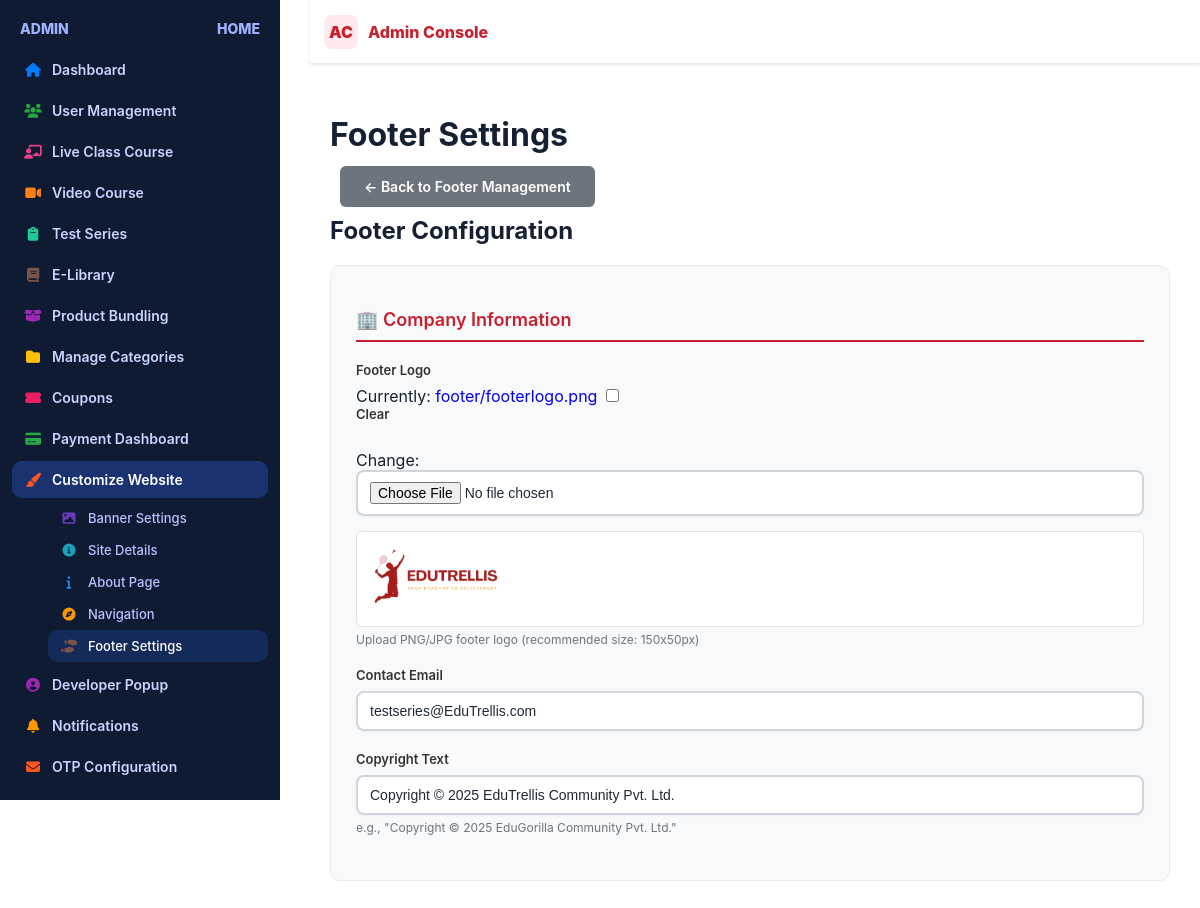
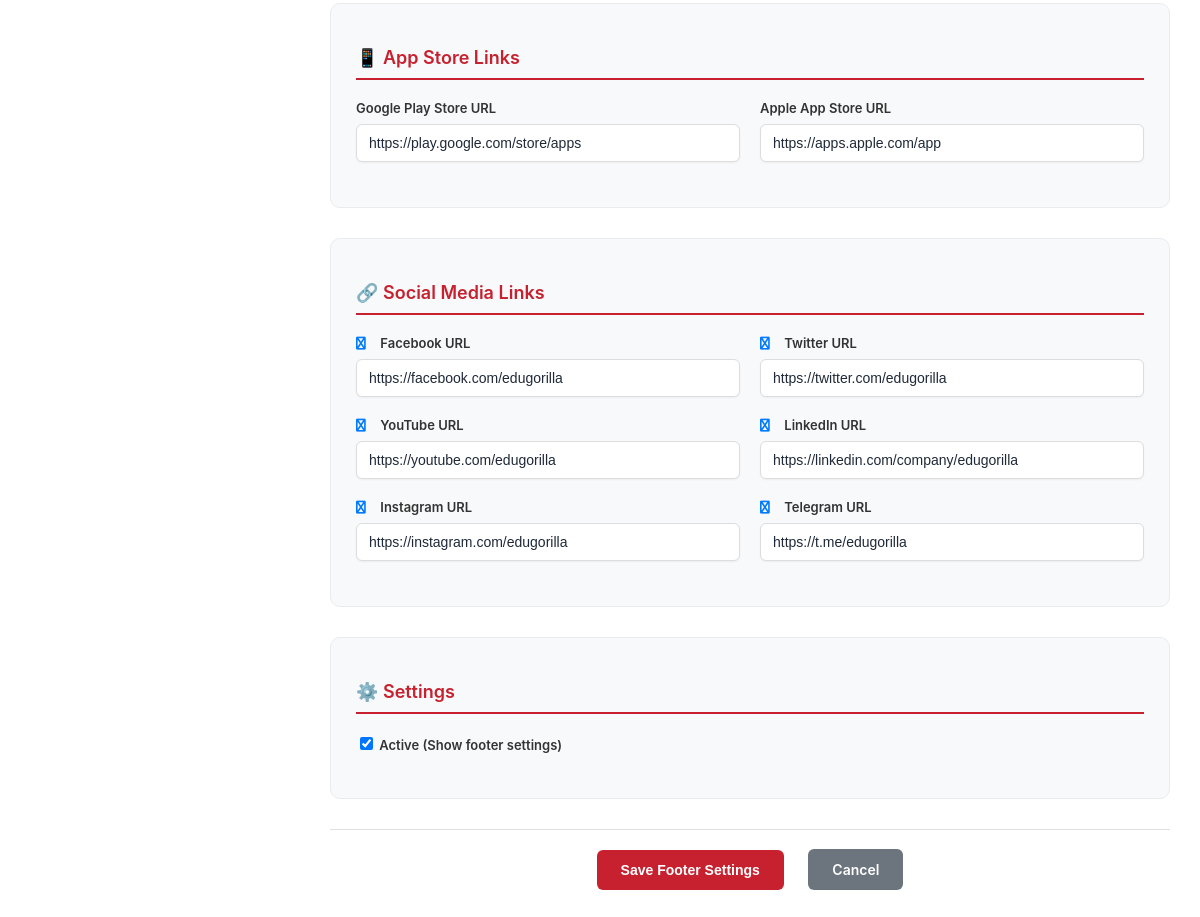
The app's page /footer-settings/edit/ (signed in) with its own data (2 pictures, top to bottom).
### adminpanel/models.py (models this page shows, shortened)
class FooterSettings(models.Model):
    logo = models.ImageField(upload_to='footer/', blank=True, null=True, help_text="Footer logo image")
    email = models.EmailField(default="testseries@edugorilla.com", help_text="Contact email")
    copyright_text = models.CharField(max_length=200, default="Copyright © 2025 EduGorilla Community Pvt. Ltd.")
    google_play_url = models.URLField(blank=True, default="https://play.google.com/store/apps", help_text="Google Play Store URL")
    app_store_url = models.URLField(blank=True, default="https://apps.apple.com/app", help_text="Apple App Store URL")
    facebook_url = models.URLField(blank=True, default="https://facebook.com/edugorilla")
    twitter_url = models.URLField(blank=True, default="https://twitter.com/edugorilla")
    youtube_url = models.URLField(blank=True, default="https://youtube.com/edugorilla")
    linkedin_url = models.URLField(blank=True, default="https://linkedin.com/company/edugorilla")
    instagram_url = models.URLField(blank=True, default="https://instagram.com/edugorilla")
    telegram_url = models.URLField(blank=True, default="https://t.me/edugorilla")
    is_active = models.BooleanField(default=True)
    updated_at = models.DateTimeField(auto_now=True)
    class Meta:
        verbose_name = "Footer Settings"
        verbose_name_plural = "Footer Settings"

### adminpanel/views.py (the view)
# urls.py: path('footer-settings/edit/', views.footer_settings_edit, name='footer_settings_edit'),
@login_required
def footer_settings_edit(request):
    footer_settings, _ = FooterSettings.objects.get_or_create(
        defaults={'email': 'testseries@edugorilla.com', 'copyright_text': 'Copyright © 2025'}
    )
    if request.method == 'POST':
        form = FooterSettingsForm(request.POST, request.FILES, instance=footer_settings)
        if form.is_valid():
            form.save()
            messages.success(request, 'Footer settings updated successfully!')
            return redirect('footer_edit')
    else:
        form = FooterSettingsForm(instance=footer_settings)
    context = {'form': form, 'footer_settings': footer_settings}
    return render(request, 'footer_settings_form.html', context)

### adminpanel/context_processors.py (called while the page is built)
def navbar_settings(request):
    try:
        settings = NavbarSettings.objects.filter(is_active=True).first()
        if not settings:
            settings = NavbarSettings.objects.create()
        return {'navbar_settings': settings}
    except Exception as e:
        print(f"Error in navbar_settings context processor: {e}")
        return {'navbar_settings': None}

def footer_settings(request):
    try:
        settings = FooterSettings.objects.filter(is_active=True).first()
        footer_links = FooterLink.objects.filter(is_active=True)
        footer_legal_links = FooterLegalLink.objects.filter(is_active=True)
        if not settings:
            settings = FooterSettings.objects.create()
        return {
            'footer_settings': settings,
            'footer_links': footer_links,
            'footer_legal_links': footer_legal_links,
        }
    except Exception as e:
        print(f"Error in footer_settings context processor: {e}")
        return {
            'footer_settings': None,
            'footer_links': [],
            'footer_legal_links': [],
        }

### base/templatetags/navbar_tags.py (called while the page is built)
@register.simple_tag
def get_favicon_url():
    try:
        settings = NavbarSettings.objects.first()
        if settings and settings.favicon:
            return settings.favicon.url
        return None
    except:
        return None

### video_courses/context_processors.py (called while the page is built)
def categories_context(request):
    categories = Category.objects.all()
    return {
        'navbar_categories': categories
    }

### adminpanel/templates/footer_settings_form.html (shortened to what this page needs)
{% extends 'admin_dashboard.html' %}
{% block content %}
<div class="ad-main-content">
    <div class="ad-page-header">
        <h1>{{ action }} Footer Settings</h1>
        <a href="{% url 'footer_edit' %}" class="ad-btn ad-btn-secondary">← Back to Footer Management</a>
    </div>
    <div class="ad-card">
        <div class="ad-card-header">
            <h2>Footer Configuration</h2>
        </div>
        <div class="ad-card-body">
            <form method="post" enctype="multipart/form-data" class="ad-form">
                <div class="form-section">
                    <h3>🏢 Company Information</h3>
                    <div class="form-group">
                        <label for="{{ form.logo.id_for_label }}">Footer Logo</label>
                        {{ form.logo }}
                        {% if footer_settings and footer_settings.logo %}
                            <div class="current-logo">
                                <img src="{{ footer_settings.logo.url }}" alt="Current footer logo" class="logo-preview">
                            </div>
                        {% endif %}
                        <small class="form-help">Upload PNG/JPG footer logo (recommended size: 150x50px)</small>
                    </div>
                    <div class="form-row">
                        <div class="form-group">
                            <label for="{{ form.email.id_for_label }}">Contact Email</label>
                            {{ form.email }}
                        </div>
                    </div>
                    <div class="form-group">
                        <label for="{{ form.copyright_text.id_for_label }}">Copyright Text</label>
                        {{ form.copyright_text }}
                        <small class="form-help">e.g., "Copyright © 2025 EduGorilla Community Pvt. Ltd."</small>
                    </div>
                </div>
                <div class="form-section">
                    <h3>📱 App Store Links</h3>
                    <div class="form-row">
                        <div class="form-group">
                            <label for="{{ form.google_play_url.id_for_label }}">Google Play Store URL</label>
                            {{ form.google_play_url }}
                        </div>
                        <div class="form-group">
                            <label for="{{ form.app_store_url.id_for_label }}">Apple App Store URL</label>
                            {{ form.app_store_url }}
                        </div>
                    </div>
                </div>
                <div class="form-section">
                    <h3>🔗 Social Media Links</h3>
                    <div class="form-row">
                        <div class="form-group">
                            <label for="{{ form.facebook_url.id_for_label }}"><i class="fa fa-facebook"></i> Facebook URL</label>
                            {{ form.facebook_url }}
                        </div>
                        <div class="form-group">
                            <label for="{{ form.twitter_url.id_for_label }}"><i class="fa fa-twitter"></i> Twitter URL</label>
                            {{ form.twitter_url }}
                        </div>
                    </div>
                    <div class="form-row">
                        <div class="form-group">
                            <label for="{{ form.youtube_url.id_for_label }}"><i class="fa fa-youtube"></i> YouTube URL</label>
                            {{ form.youtube_url }}
                        </div>
                        <div class="form-group">
                            <label for="{{ form.linkedin_url.id_for_label }}"><i class="fa fa-linkedin"></i> LinkedIn URL</label>
                            {{ form.linkedin_url }}
                        </div>
                    </div>
                    <div class="form-row">
                        <div class="form-group">
                            <label for="{{ form.instagram_url.id_for_label }}"><i class="fa fa-instagram"></i> Instagram URL</label>
                            {{ form.instagram_url }}
                        </div>
                        <div class="form-group">
                            <label for="{{ form.telegram_url.id_for_label }}"><i class="fa fa-telegram"></i> Telegram URL</label>
                            {{ form.telegram_url }}
                        </div>
                    </div>
                </div>
                <div class="form-section">
                    <h3>⚙️ Settings</h3>
                    <div class="form-group">
                        <label class="form-checkbox">
                            {{ form.is_active }} Active (Show footer settings)
                        </label>
                    </div>
                </div>
                <div class="form-actions">
                    <button type="submit" class="ad-btn ad-btn-primary">Save Footer Settings</button>
                    <a href="{% url 'footer_edit' %}" class="ad-btn ad-btn-secondary">Cancel</a>
                </div>
            </form>
        </div>
    </div>
</div>
{% endblock %}

### adminpanel/templates/admin_dashboard.html (style rules this page uses)
html, body { width: 100%; height: 100%; margin: 0; padding: 0; background: #ffffff; }
:root { --admin-bg: #ffffff; --admin-panel: #ffffff; --admin-panel-2: #fafbff; --admin-border: #e9ecf3; --admin-muted: #707793; --admin-text: #162033; --admin-primary: #c7212f; --admin-primary-600: #ad1830; --admin-primary-100: #fde8eb; --admin-accent: #2d65f2; --admin-success: #16a34a; --admin-warning: #f59e0b; --admin-danger: #dc2626; --admin-card-shadow: 0 6px 18px rgba(16,24,40,0.05); --admin-radius: 14px; --admin-radius-sm: 10px; --admin-ring: 0 0 0 3px rgba(199,33,47,.2); --input-border: #d1d5db; --input-border-focus: #c7212f; --input-bg: #ffffff; }
html, body { height: auto !important; overflow-y: auto !important; scroll-behavior: smooth; }
* { box-sizing: border-box; }
body { margin: 0; font-family: 'Inter', system-ui, -apple-system, Segoe UI, Roboto, Arial, sans-serif; background: var(--admin-bg); color: var(--admin-text); }
label { font-size: 13px; color: #374151; display: block; margin-bottom: 6px; font-weight: 500; }
input[type="text"], input[type="number"], input[type="file"], textarea, select, input[type="datetime-local"], input[type="email"], input[type="password"] { width: 100%; padding: 10px 12px; border: 2px solid var(--input-border); border-radius: 8px; background: var(--input-bg); font-size: 14px; color: #1f2937; font-weight: 400; transition: all 0.2s ease; box-shadow: 0 1px 2px rgba(0, 0, 0, 0.05); }
input::placeholder, textarea::placeholder { color: #9ca3af; font-weight: 400; }
.form-group { margin-bottom: 16px; }
.form-control { width: 100%; padding: 10px 12px; border: 2px solid var(--input-border); border-radius: 8px; background: var(--input-bg); font-size: 14px; color: #1f2937; font-weight: 400; transition: all 0.2s ease; box-shadow: 0 1px 2px rgba(0, 0, 0, 0.05); }

### adminpanel/templates/footer_settings_form.html (style rules this page uses)
.form-section { margin-bottom: 30px; padding: 25px; background: #f8f9fa; border-radius: 10px; border: 1px solid #e9ecef; }
.form-section h3 { color: #c7212f; margin-bottom: 20px; font-size: 18px; font-weight: 600; padding-bottom: 10px; border-bottom: 2px solid #c7212f; }
.form-row { display: flex; gap: 20px; }
.form-group { flex: 1; margin-bottom: 20px; }
.form-group label { display: block; margin-bottom: 8px; font-weight: 600; color: #333; }
.form-group label i { margin-right: 5px; width: 16px; color: #007bff; }
.form-control { width: 100%; padding: 10px 12px; border: 1px solid #ddd; border-radius: 6px; font-size: 14px; transition: border-color 0.3s; }
.current-logo { margin-top: 15px; padding: 15px; background: #ffffff; border-radius: 6px; border: 1px solid #dee2e6; }
.logo-preview { max-width: 150px; max-height: 60px; object-fit: contain; border-radius: 4px; }
.form-checkbox { display: flex; align-items: center; gap: 10px; cursor: pointer; font-weight: 600; }
.form-help { display: block; margin-top: 5px; font-size: 12px; color: #6c757d; }
.form-actions { text-align: center; margin-top: 30px; padding-top: 20px; border-top: 1px solid #dee2e6; }
.ad-btn { padding: 12px 24px; margin: 0 10px; border: none; border-radius: 6px; cursor: pointer; text-decoration: none; font-weight: 600; font-size: 14px; transition: all 0.3s; }
.ad-btn-primary { background: #c7212f; color: white; }
.ad-btn-secondary { background: #6c757d; color: white; }

### records on screen
FooterSettings: logo (picture), email "testseries@EduTrellis.com", copyright_text "Copyright © 2025 EduTrellis Community Pvt. Ltd.", google_play_url "https://play.google.com/store/apps", app_store_url "https://apps.apple.com/app", facebook_url "https://facebook.com/edugorilla", twitter_url "https://twitter.com/edugorilla", youtube_url "https://youtube.com/edugorilla", linkedin_url "https://linkedin.com/company/edugorilla", instagram_url "https://instagram.com/edugorilla", telegram_url "https://t.me/edugorilla", is_active "☑"
